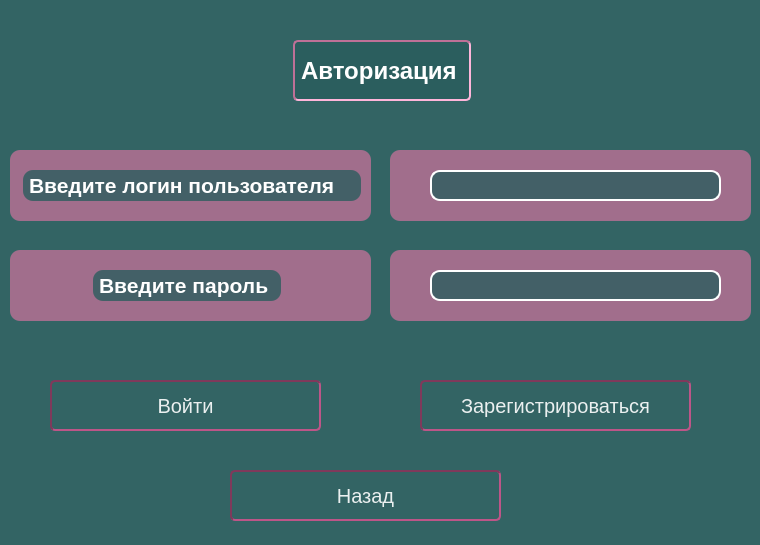
<?xml version="1.0" encoding="UTF-8"?>
<ui version="4.0">
 <class>Form</class>
 <widget class="QWidget" name="Form">
  <property name="geometry">
   <rect>
    <x>0</x>
    <y>0</y>
    <width>760</width>
    <height>545</height>
   </rect>
  </property>
  <property name="windowTitle">
   <string>Form</string>
  </property>
  <property name="styleSheet">
   <string notr="true">background-color: rgba(41, 92, 92, 200)</string>
  </property>
  <widget class="QPushButton" name="log_in">
   <property name="geometry">
    <rect>
     <x>40</x>
     <y>380</y>
     <width>291</width>
     <height>51</height>
    </rect>
   </property>
   <property name="styleSheet">
    <string notr="true">QPushButton {
background-color: rgba(0,0, 0, 0);
border: 2px solid rgba(127, 57, 91, 255);
border-style: inset;
border-radius: 5px;
padding: 12px;
font-size: 15pt;
color: rgba(255, 255, 255, 230);
margin-left: 10px;
margin-right: 10px;
}

QPushButton:hover {
background-color: qconicalgradient(cx:0.431909, cy:1, angle:270.1, stop:0 rgba(0, 0, 0, 255), stop:0.39548 rgba(191, 112, 151, 100));
}</string>
   </property>
   <property name="text">
    <string>Войти</string>
   </property>
  </widget>
  <widget class="QPushButton" name="sign_up">
   <property name="geometry">
    <rect>
     <x>410</x>
     <y>380</y>
     <width>291</width>
     <height>51</height>
    </rect>
   </property>
   <property name="styleSheet">
    <string notr="true">QPushButton {
background-color: rgba(0,0, 0, 0);
border: 2px solid rgba(127, 57, 91, 255);
border-style: inset;
border-radius: 5px;
padding: 12px;
font-size: 15pt;
color: rgba(255, 255, 255, 230);
margin-left: 10px;
margin-right: 10px;
}

QPushButton:hover {
background-color: qconicalgradient(cx:0.431909, cy:1, angle:270.1, stop:0 rgba(0, 0, 0, 255), stop:0.39548 rgba(191, 112, 151, 100));
}</string>
   </property>
   <property name="text">
    <string>Зарегистрироваться</string>
   </property>
  </widget>
  <widget class="QPushButton" name="pushButton_3">
   <property name="geometry">
    <rect>
     <x>220</x>
     <y>470</y>
     <width>291</width>
     <height>51</height>
    </rect>
   </property>
   <property name="styleSheet">
    <string notr="true">QPushButton {
background-color: rgba(0,0, 0, 0);
border: 2px solid rgba(127, 57, 91, 255);
border-style: inset;
border-radius: 5px;
padding: 12px;
font-size: 15pt;
color: rgba(255, 255, 255, 230);
margin-left: 10px;
margin-right: 10px;
}

QPushButton:hover {
background-color: qconicalgradient(cx:0.431909, cy:1, angle:270.1, stop:0 rgba(0, 0, 0, 255), stop:0.39548 rgba(191, 112, 151, 100));
}</string>
   </property>
   <property name="text">
    <string>Назад</string>
   </property>
  </widget>
  <widget class="QFrame" name="frame_2">
   <property name="geometry">
    <rect>
     <x>10</x>
     <y>150</y>
     <width>361</width>
     <height>71</height>
    </rect>
   </property>
   <property name="styleSheet">
    <string notr="true">background-color: rgba(191, 112, 151, 200);
border-radius: 10px;</string>
   </property>
   <property name="frameShape">
    <enum>QFrame::StyledPanel</enum>
   </property>
   <property name="frameShadow">
    <enum>QFrame::Raised</enum>
   </property>
   <widget class="QLabel" name="label_2">
    <property name="geometry">
     <rect>
      <x>10</x>
      <y>20</y>
      <width>341</width>
      <height>31</height>
     </rect>
    </property>
    <property name="styleSheet">
     <string notr="true">QLabel {
font-family: 'Arial' 'Optima';
font: bold;
font-size: 16pt;
color: rgba(255, 255, 255, 255);
margin-left: 3px;
background-color: rgba(41, 92, 92, 200);
}</string>
    </property>
    <property name="text">
     <string>Введите логин пользователя</string>
    </property>
   </widget>
  </widget>
  <widget class="QFrame" name="frame_3">
   <property name="geometry">
    <rect>
     <x>10</x>
     <y>250</y>
     <width>361</width>
     <height>71</height>
    </rect>
   </property>
   <property name="styleSheet">
    <string notr="true">background-color: rgba(191, 112, 151, 200);
border-radius: 10px;</string>
   </property>
   <property name="frameShape">
    <enum>QFrame::StyledPanel</enum>
   </property>
   <property name="frameShadow">
    <enum>QFrame::Raised</enum>
   </property>
   <widget class="QLabel" name="label_3">
    <property name="geometry">
     <rect>
      <x>80</x>
      <y>20</y>
      <width>191</width>
      <height>31</height>
     </rect>
    </property>
    <property name="styleSheet">
     <string notr="true">QLabel {
font-family: 'Arial' 'Optima';
font: bold;
font-size: 16pt;
color: rgba(255, 255, 255, 255);
margin-left: 3px;
background-color: rgba(41, 92, 92, 200);
}</string>
    </property>
    <property name="text">
     <string>Введите пароль</string>
    </property>
   </widget>
  </widget>
  <widget class="QFrame" name="frame_4">
   <property name="geometry">
    <rect>
     <x>390</x>
     <y>250</y>
     <width>361</width>
     <height>71</height>
    </rect>
   </property>
   <property name="styleSheet">
    <string notr="true">background-color: rgba(191, 112, 151, 200);
border-radius: 10px;</string>
   </property>
   <property name="frameShape">
    <enum>QFrame::StyledPanel</enum>
   </property>
   <property name="frameShadow">
    <enum>QFrame::Raised</enum>
   </property>
   <widget class="QLineEdit" name="pass_edit">
    <property name="geometry">
     <rect>
      <x>40</x>
      <y>20</y>
      <width>291</width>
      <height>31</height>
     </rect>
    </property>
    <property name="styleSheet">
     <string notr="true">QLineEdit {
border: 2px solid rgba(255, 255, 255, 255);
font-size: 16pt;
color: white;
background-color: rgba(41, 92, 92, 200);
}</string>
    </property>
   </widget>
  </widget>
  <widget class="QFrame" name="frame_5">
   <property name="geometry">
    <rect>
     <x>390</x>
     <y>150</y>
     <width>361</width>
     <height>71</height>
    </rect>
   </property>
   <property name="styleSheet">
    <string notr="true">background-color: rgba(191, 112, 151, 200);
border-radius: 10px;</string>
   </property>
   <property name="frameShape">
    <enum>QFrame::StyledPanel</enum>
   </property>
   <property name="frameShadow">
    <enum>QFrame::Raised</enum>
   </property>
   <widget class="QLineEdit" name="login_edit">
    <property name="geometry">
     <rect>
      <x>40</x>
      <y>20</y>
      <width>291</width>
      <height>31</height>
     </rect>
    </property>
    <property name="styleSheet">
     <string notr="true">QLineEdit {
border: 2px solid rgba(255, 255, 255, 255);
font-size: 16pt;
color: white;
background-color: rgba(41, 92, 92, 200);
}</string>
    </property>
   </widget>
  </widget>
  <widget class="QLabel" name="label">
   <property name="geometry">
    <rect>
     <x>290</x>
     <y>40</y>
     <width>181</width>
     <height>61</height>
    </rect>
   </property>
   <property name="styleSheet">
    <string notr="true">QLabel {
font-family: 'Arial' 'Optima';
font: bold;
font-size: 18pt;
color: rgba(255, 255, 255, 255);
margin-left: 3px;
background-color: rgba(41, 92, 92, 200);
border: 2px solid rgba(191, 112, 151 255);
border-style: inset;
border-radius: 5px;
}
</string>
   </property>
   <property name="text">
    <string>Авторизация</string>
   </property>
  </widget>
 </widget>
 <resources/>
 <connections/>
</ui>
